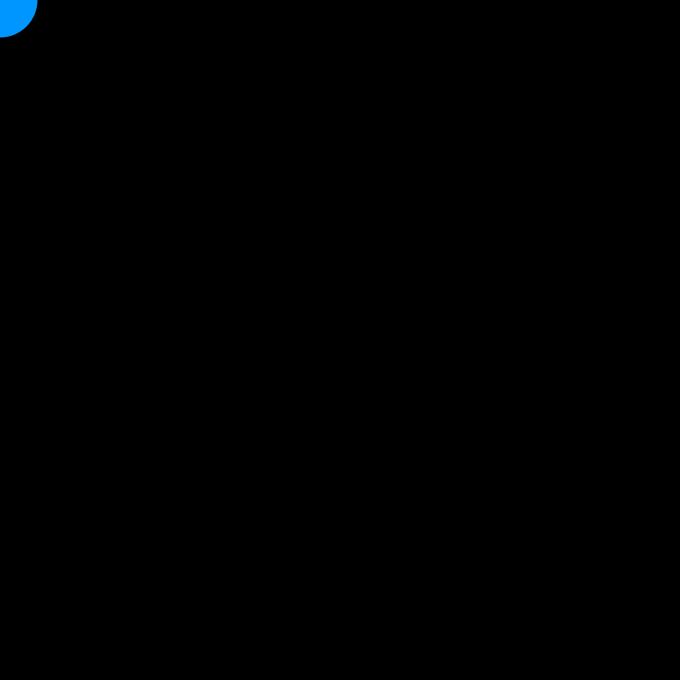
Frame 1 (no input)
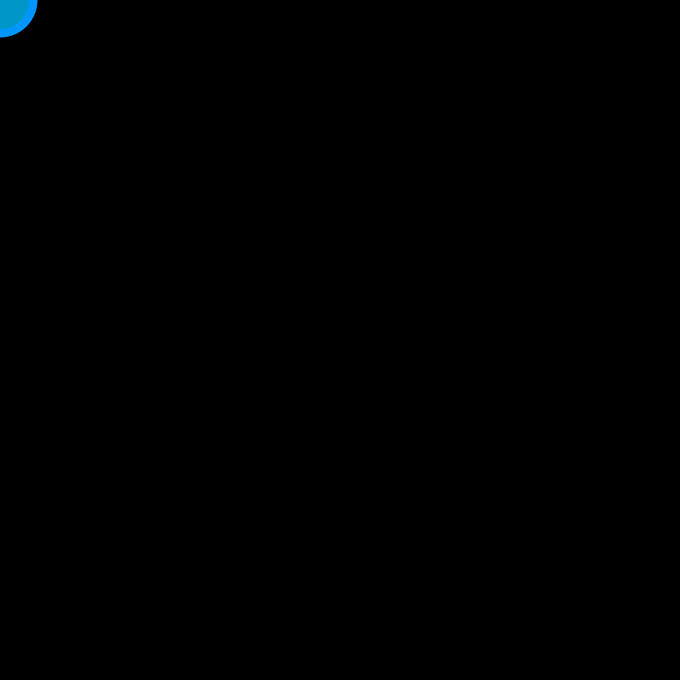
Frame 60 (the mouse pressed at the canvas centre just before this capture)
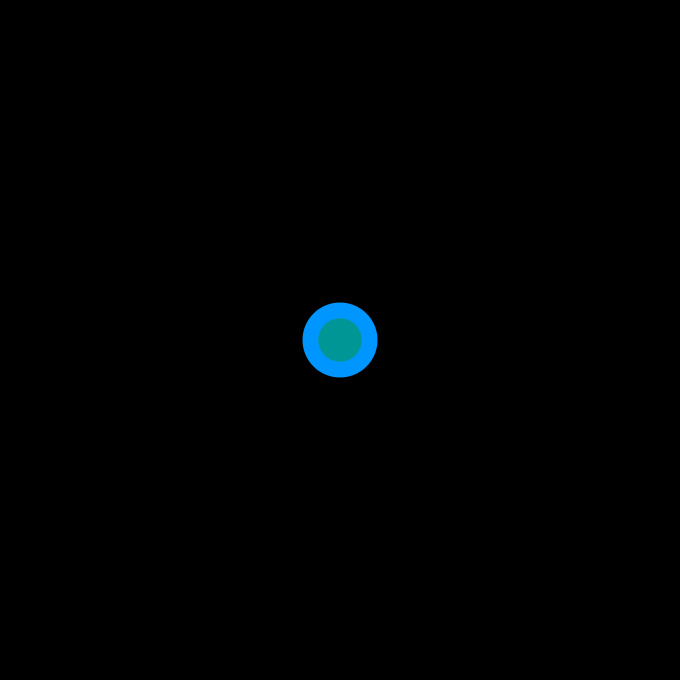
Frame 120 (the mouse held since frame 60 and released just before this capture)

The Processing sketch that drew these frames (run headless with seeded random() and noise(); from frame 60 on, the mouse is pressed at the canvas centre):

// Processing sketch: the_snake
// ── the_snake.pde
Circle[] circle = new Circle[50];

void setup(){
    size(680, 680);
    background(0);
}   

void draw(){
    background(0);
    circle[frameCount % circle.length] = new Circle(mouseX, mouseY, 75);

    for (int i = 0; i < circle.length; i++){
        if (circle[i] != null){
            circle[i].draw();
        }
    }
}

// ── class_circle.pde
class Circle{
    private float x;
    private float y;
    private float r;
    private float change_blue = 255;
    Circle(float x_, float y_, float r_){
        x = x_;
        y = y_;
        r = r_;
    }
    void draw(){
        noStroke();
        fill(0, 150, change_blue);
        ellipseMode(CENTER);
        ellipse(x, y, r, r);
        r = r > 0 ? r-1.5 : 0;
        change_blue = change_blue > 0 ? change_blue-5 : 0;
    }
}
